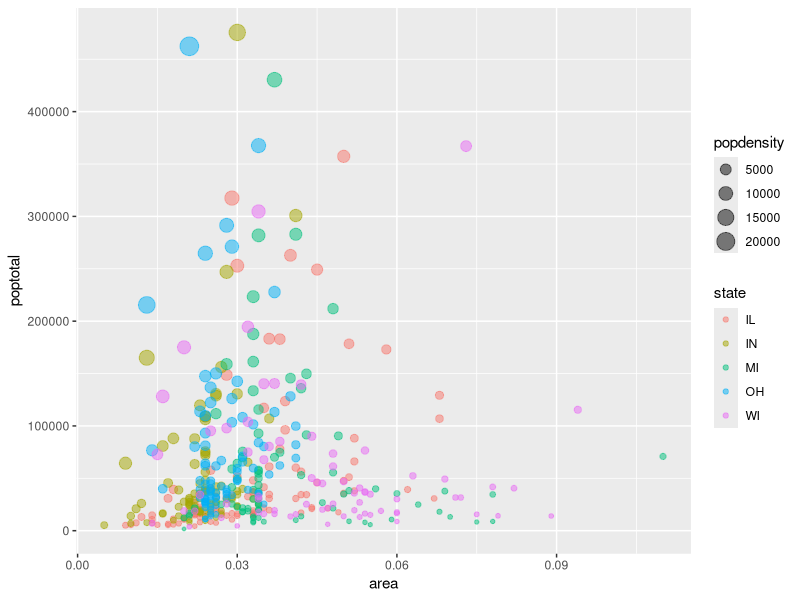

This chart was generated by the following R code:
## ---- chunk 1
options(scipen = 999)
library(tidyverse)
data(midwest)
midwest %>% 
  filter(poptotal >= 0 & poptotal <= 500000) %>% 
ggplot()+
  geom_point(aes(x = area,
                 y = poptotal,
                 col = state,
                 size = popdensity), 
             alpha = 0.5)
## ---- chunk 2
fish_encounters %>% 
  pivot_wider(names_from = station,
              values_from = seen) %>% 
  na.omit()  
## ---- chunk 3
iris %>% 
  filter(Sepal.Length > mean(Sepal.Length)) %>% 
  group_by(Species) %>% 
  summarise(`Sepal.Length > mean(Sepal.Length)` = n())
## ---- chunk 4
iris %>% 
  group_by(Species) %>% 
  summarise(sd = sd(Petal.Width))
